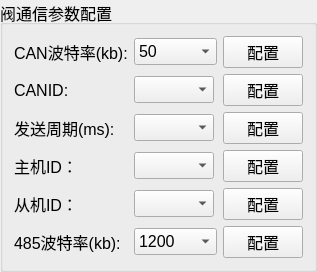
         <widget class="QGroupBox" name="groupBox_18">
          <property name="maximumSize">
           <size>
            <width>480</width>
            <height>16777215</height>
           </size>
          </property>
          <property name="font">
           <font>
            <pointsize>12</pointsize>
           </font>
          </property>
          <property name="title">
           <string>阀通信参数配置</string>
          </property>
          <layout class="QGridLayout" name="gridLayout_29">
           <item row="5" column="3">
            <widget class="QPushButton" name="cycleBt_3">
             <property name="text">
              <string>配置</string>
             </property>
            </widget>
           </item>
           <item row="3" column="3">
            <widget class="QPushButton" name="cycleBt_2">
             <property name="text">
              <string>配置</string>
             </property>
            </widget>
           </item>
           <item row="0" column="0" colspan="2">
            <widget class="QLabel" name="label_52">
             <property name="minimumSize">
              <size>
               <width>80</width>
               <height>0</height>
              </size>
             </property>
             <property name="text">
              <string>CAN波特率(kb):</string>
             </property>
            </widget>
           </item>
           <item row="5" column="2">
            <widget class="QComboBox" name="comboBox_20">
             <property name="maximumSize">
              <size>
               <width>80</width>
               <height>16777215</height>
              </size>
             </property>
            </widget>
           </item>
           <item row="1" column="3">
            <widget class="QPushButton" name="pushButton_24">
             <property name="text">
              <string>配置</string>
             </property>
            </widget>
           </item>
           <item row="1" column="0">
            <widget class="QLabel" name="label_53">
             <property name="minimumSize">
              <size>
               <width>0</width>
               <height>0</height>
              </size>
             </property>
             <property name="text">
              <string>CANID:</string>
             </property>
            </widget>
           </item>
           <item row="3" column="0">
            <widget class="QLabel" name="label_54">
             <property name="minimumSize">
              <size>
               <width>80</width>
               <height>0</height>
              </size>
             </property>
             <property name="text">
              <string>发送周期(ms):</string>
             </property>
            </widget>
           </item>
           <item row="7" column="3">
            <widget class="QPushButton" name="cycleBt_4">
             <property name="text">
              <string>配置</string>
             </property>
            </widget>
           </item>
           <item row="3" column="2">
            <widget class="QComboBox" name="comboBox_19">
             <property name="maximumSize">
              <size>
               <width>80</width>
               <height>16777215</height>
              </size>
             </property>
            </widget>
           </item>
           <item row="0" column="3">
            <widget class="QPushButton" name="bautBt_2">
             <property name="text">
              <string>配置</string>
             </property>
            </widget>
           </item>
           <item row="0" column="2">
            <widget class="QComboBox" name="comboBox_17">
             <item>
              <property name="text">
               <string>50</string>
              </property>
             </item>
             <item>
              <property name="text">
               <string>100</string>
              </property>
             </item>
             <item>
              <property name="text">
               <string>125</string>
              </property>
             </item>
             <item>
              <property name="text">
               <string>250</string>
              </property>
             </item>
             <item>
              <property name="text">
               <string>500</string>
              </property>
             </item>
             <item>
              <property name="text">
               <string>800</string>
              </property>
             </item>
             <item>
              <property name="text">
               <string>1000</string>
              </property>
             </item>
            </widget>
           </item>
           <item row="5" column="0">
            <widget class="QLabel" name="label_55">
             <property name="minimumSize">
              <size>
               <width>80</width>
               <height>0</height>
              </size>
             </property>
             <property name="text">
              <string>主机ID：</string>
             </property>
            </widget>
           </item>
           <item row="8" column="3">
            <widget class="QPushButton" name="cycleBt_5">
             <property name="text">
              <string>配置</string>
             </property>
            </widget>
           </item>
           <item row="8" column="0" colspan="2">
            <widget class="QLabel" name="label_57">
             <property name="minimumSize">
              <size>
               <width>80</width>
               <height>0</height>
              </size>
             </property>
             <property name="text">
              <string>485波特率(kb):</string>
             </property>
            </widget>
           </item>
           <item row="1" column="2">
            <widget class="QComboBox" name="comboBox_18">
             <property name="maximumSize">
              <size>
               <width>80</width>
               <height>16777215</height>
              </size>
             </property>
            </widget>
           </item>
           <item row="8" column="2">
            <widget class="QComboBox" name="comboBox_22">
             <item>
              <property name="text">
               <string>1200</string>
              </property>
             </item>
             <item>
              <property name="text">
               <string>2400</string>
              </property>
             </item>
             <item>
              <property name="text">
               <string>4800</string>
              </property>
             </item>
             <item>
              <property name="text">
               <string>9600</string>
              </property>
             </item>
             <item>
              <property name="text">
               <string>19200</string>
              </property>
             </item>
             <item>
              <property name="text">
               <string>38400</string>
              </property>
             </item>
             <item>
              <property name="text">
               <string>57600</string>
              </property>
             </item>
             <item>
              <property name="text">
               <string>115200</string>
              </property>
             </item>
            </widget>
           </item>
           <item row="7" column="0">
            <widget class="QLabel" name="label_56">
             <property name="minimumSize">
              <size>
               <width>80</width>
               <height>0</height>
              </size>
             </property>
             <property name="text">
              <string>从机ID：</string>
             </property>
            </widget>
           </item>
           <item row="7" column="2">
            <widget class="QComboBox" name="comboBox_21">
             <property name="maximumSize">
              <size>
               <width>80</width>
               <height>16777215</height>
              </size>
             </property>
            </widget>
           </item>
          </layout>
         </widget>
